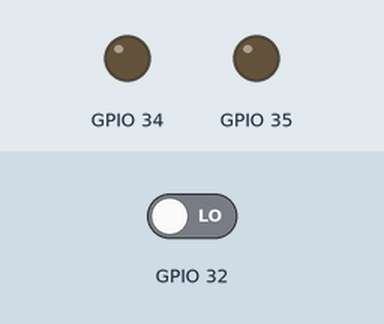
Simulated run of this sketch. Board: ESP32. Parts: output pins drawn as LEDs (lit = HIGH). The inputs (shaded band) are chosen by the test bench; at power-on: GPIO 32 LOW.

Above: at 1.2 s.
1.3 s: GPIO 32 driven HIGH
At 3.5 s:
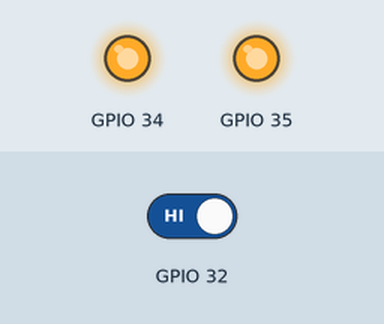
Timing chart, 0 to 10.3 s (numbered marks = the images above; inputs shaded):
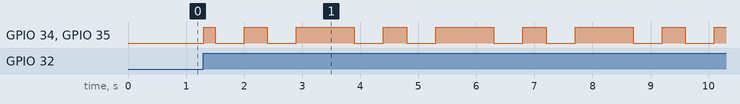

Measured:
- after the input at 1.3 s, GPIO 34, GPIO 35: LOW → HIGH at once, then repeats every 2.4 s: LOW 0.50 s, HIGH 0.40 s, LOW 0.50 s, HIGH 1.0 s

The sketch:

SensorSwitchHandHaptic.ino
```cpp
void setup() {
  // put your setup code here, to run once:
  pinMode(32, INPUT);
  pinMode(34, OUTPUT);
  pinMode(35, OUTPUT);
}

void loop() {
  // put your main code here, to run repeatedly:
  if (digitalRead(32) == HIGH) {
    digitalWrite(34, HIGH);
    digitalWrite(35, HIGH);
    delay(200);

    digitalWrite(34, LOW);
    digitalWrite(35, LOW);
    delay(500);

    digitalWrite(34, HIGH);
    digitalWrite(35, HIGH);
    delay(400);

    digitalWrite(34, LOW);
    digitalWrite(35, LOW);
    delay(500);

    digitalWrite(34, HIGH);
    digitalWrite(35, HIGH);
    delay(800);

    digitalWrite(34, LOW);
    digitalWrite(35, LOW);
  }
}
```
